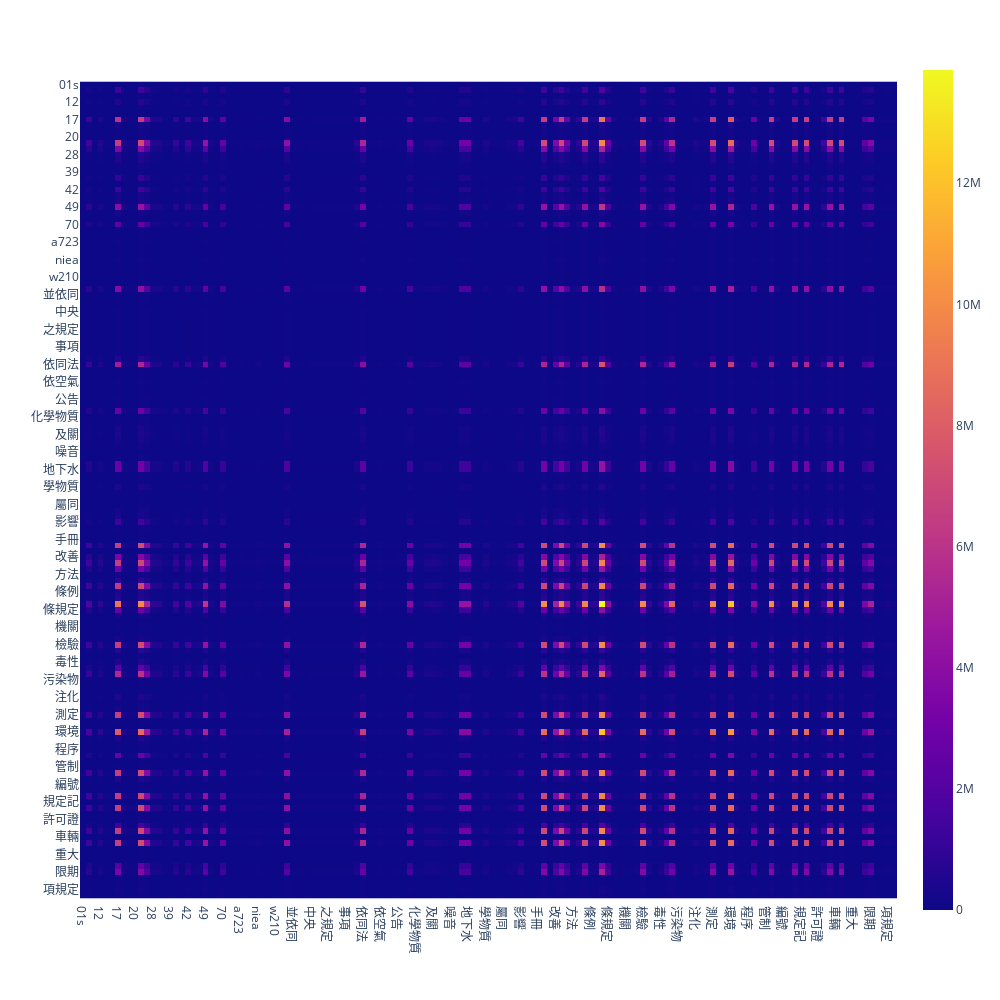

The cell this chart's notebook holds for it:
### Code cell
import plotly.express as px
fig = px.imshow(coocc)
fig.layout.height = 1000
fig.layout.width = 1000
fig.show()

### Figure 1 — Plotly figure (JSON) as saved in the notebook; plotly's stock layout.template omitted (floating-point values rounded to 4 significant figures; data arrays with more than 128 entries replaced by an {"elided": "..."} marker saying what was removed)
{"data": [{"coloraxis": "coloraxis", "hovertemplate": "x: %{x}<br>y: %{y}<br>color: %{z}<extra></extra>", "name": "0", "type": "heatmap", "x": {"elided": "140 str values"}, "xaxis": "x", "y": {"elided": "140 str values"}, "yaxis": "y", "z": {"elided": "140x140 int values"}}], "layout": {"coloraxis": {"colorscale": [[0, "#0d0887"], [0.1111, "#46039f"], [0.2222, "#7201a8"], [0.3333, "#9c179e"], [0.4444, "#bd3786"], [0.5556, "#d8576b"], [0.6667, "#ed7953"], [0.7778, "#fb9f3a"], [0.8889, "#fdca26"], [1, "#f0f921"]]}, "height": 1000, "margin": {"t": 60}, "width": 1000, "xaxis": {"anchor": "y", "constrain": "domain", "domain": [0, 1], "scaleanchor": "y"}, "yaxis": {"anchor": "x", "autorange": "reversed", "constrain": "domain", "domain": [0, 1]}}}
